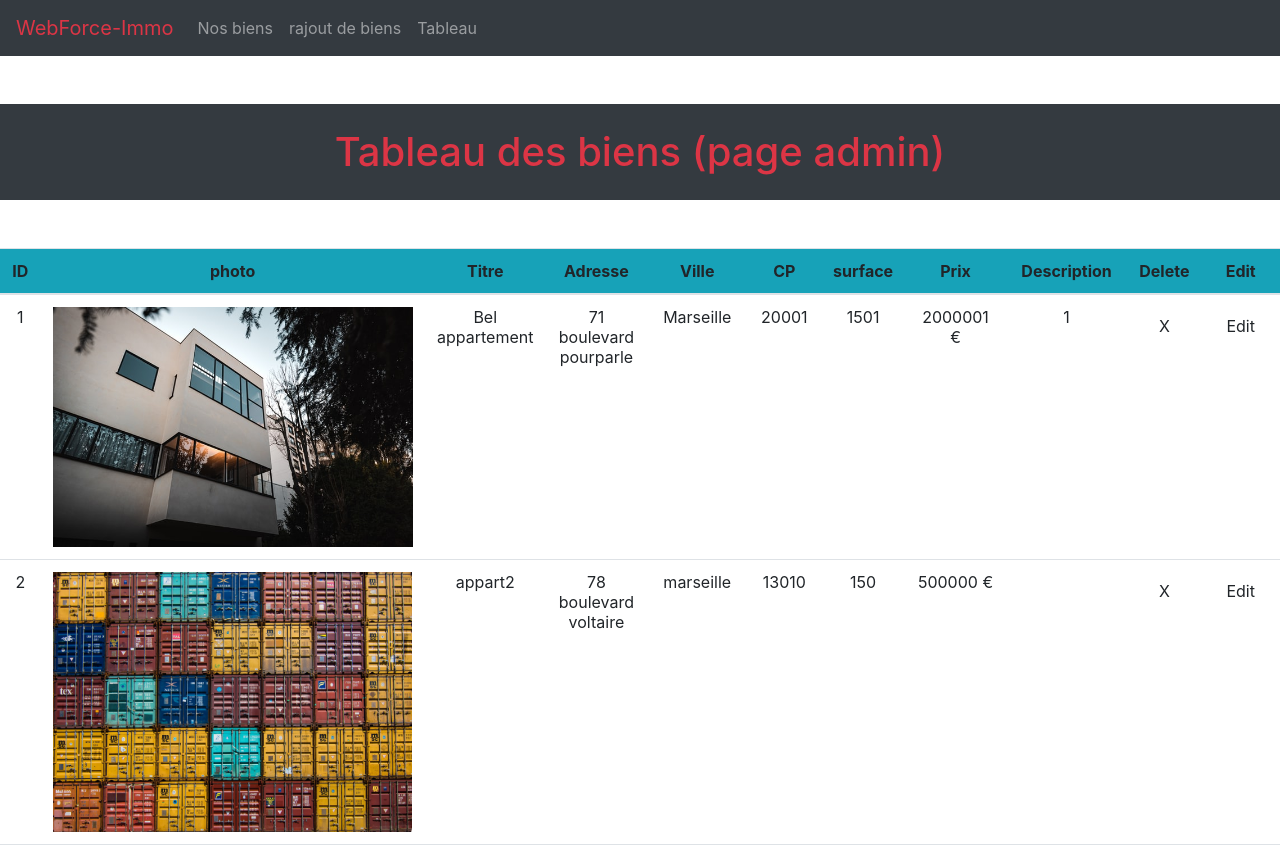
Before: /tableau.php (upper part) with the older database file.
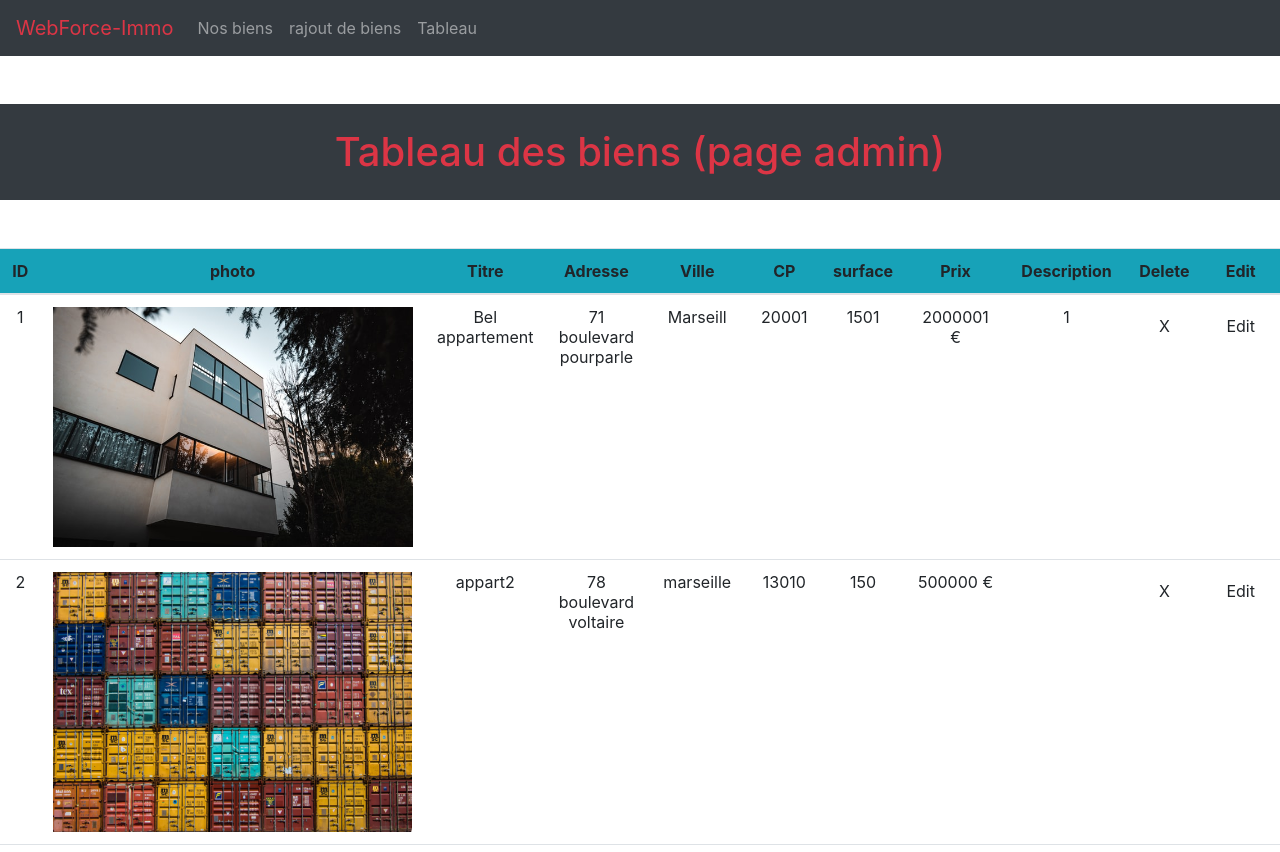
After: the same page with the newer database file.
### tables this page shows
CREATE TABLE IF NOT EXISTS `logement` (
  `id_logement` int(11) NOT NULL AUTO_INCREMENT,
  `titre` varchar(255) NOT NULL,
  `adresse` varchar(255) NOT NULL,
  `ville` varchar(255) NOT NULL,
  `cp` int(5) NOT NULL,
  `surface` int(11) NOT NULL,
  `prix` int(11) NOT NULL,
  `photo` varchar(255) DEFAULT NULL,
  `type` enum('location','vente') NOT NULL,
  `description` text,
  PRIMARY KEY (`id_logement`)
);

### partials/database.php (called while the page is built, shortened)
<?php
$dbh = new PDO('mysql:host=localhost;dbname=immo', "root","");
$req  = $dbh->prepare("SELECT * FROM logement");
$req->execute();
$apparts = $req->fetchAll(PDO::FETCH_ASSOC);
?>

### tableau.php (the view, shortened to what this page needs)
<link rel="stylesheet" href="./assets/css/style.css">
<?php
require_once "partials/header.php";
require_once "partials/database.php"
?>
<!DOCTYPE html>
<html lang="en">
<head>
    <link rel="stylesheet" href="https://cdn.jsdelivr.net/npm/bootstrap@4.6.1/dist/css/bootstrap.min.css">
</head>
<body>
<h1 class="p-4 my-5 bg-dark text-danger text-center"> Tableau des biens (page admin)</h1>
        <table class="table table-hover text-center">
            <thead class="bg-info">
                <tr>
                    <th scope="col">ID</th>
                    <th scope="col">photo</th>
                    <th scope="col">Titre</th>
                    <th scope="col">Adresse</th>
                    <th scope="col">Ville</th>
                    <th scope="col">CP</th>
                    <th scope="col">surface</th>
                    <th scope="col">Prix</th>
                    <th scope="col">Description</th>
                    <th scope="col">Delete</th>
                    <th scope="col">Edit</th>
                </tr>
            </thead>
            <tbody>
                <?php foreach ($apparts as $appart) : ?>
                    <tr class="table">
                        <td> <?= $appart['id_logement'] ?></td>
                        <td> <img src="<?= $appart['photo'] ?>" alt=""></td>
                        <td> <?= $appart['titre'] ?></td>
                        <td> <?= $appart['adresse'] ?></td>
                        <td> <?= $appart['ville'] ?></td>
                        <td> <?= $appart['cp'] ?></td>
                        <td> <?= $appart['surface'] ?></td>
                        <td> <?= $appart['prix'] ?> &euro;</td>
                        <td> <?= $appart['description'] ?></td>
                        <td>
                        <form action="delete.php" method="post"
                            onSubmit="return confirm('Êtes-vous certain ?')">
                        <button class="btn" type="submit">X</button>
                        </form>
                        </td>
                        <td>
                        <form action="edit.php" method="post">
                        <button class="btn" type="submit">Edit</button>
                        </form>
                        </td>
                    </tr>
                <?php endforeach; ?>
            </tbody>
        </table>
</body>
</html>

Changed rows visible on the page:
changed logement "Bel appartement": ville "Marseille" → "Marseill"
